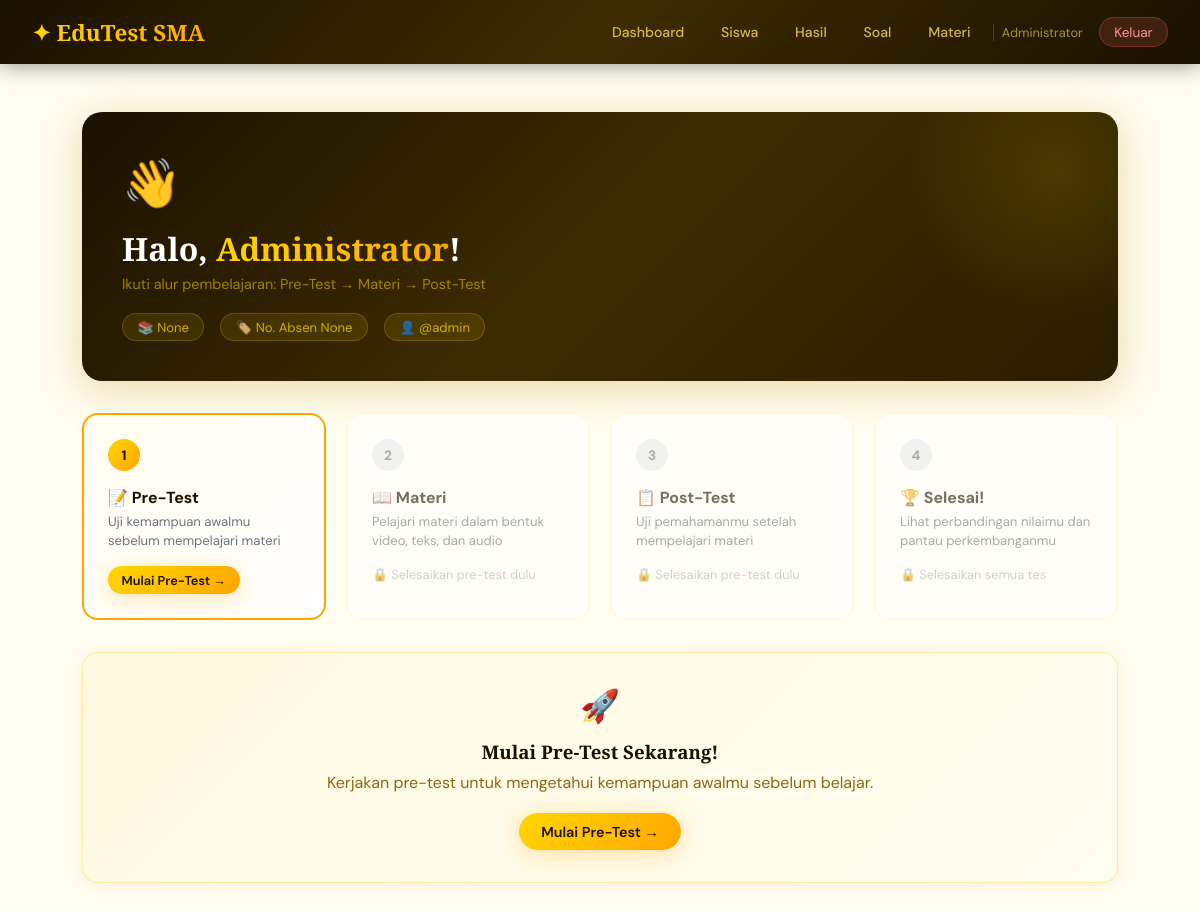
The page /dashboard (signed in) on the database its author committed.
### app.py (models this page shows)
class User(db.Model):
    id = db.Column(db.Integer, primary_key=True)
    nama = db.Column(db.String(100), nullable=False)
    username = db.Column(db.String(50), unique=True, nullable=False)
    password = db.Column(db.String(200), nullable=False)
    kelas = db.Column(db.String(20))
    no_absen = db.Column(db.String(10))
    is_admin = db.Column(db.Boolean, default=False)
    created_at = db.Column(db.DateTime, default=datetime.utcnow)
    results = db.relationship('TestResult', backref='user', lazy=True)

### app.py (the view)
@app.route('/dashboard')
@login_required
def dashboard():
    user = User.query.get(session['user_id'])
    pre_result = TestResult.query.filter_by(user_id=user.id, test_type='pre').first()
    post_result = TestResult.query.filter_by(user_id=user.id, test_type='post').first()
    return render_template('dashboard.html', user=user, pre_result=pre_result, post_result=post_result)

### app.py (called while the page is built)
def login_required(f):
    from functools import wraps
    @wraps(f)
    def decorated(*args, **kwargs):
        if 'user_id' not in session:
            flash('Silakan login terlebih dahulu.', 'warning')
            return redirect(url_for('login'))
        return f(*args, **kwargs)
    return decorated

### templates/dashboard.html (shortened to what this page needs)
{% extends 'base.html' %}
{% block content %}
<div class="main-content">
  <div class="welcome-banner">
    <div class="emoji">👋</div>
    <h1>Halo, <span>{{ user.nama }}</span>!</h1>
    <p>Ikuti alur pembelajaran: Pre-Test → Materi → Post-Test</p>
    <div class="info-chips">
      <span class="chip">📚 {{ user.kelas }}</span>
      <span class="chip">🏷️ No. Absen {{ user.no_absen }}</span>
      <span class="chip">👤 @{{ user.username }}</span>
    </div>
  </div>
  <div class="steps-grid">
    <div class="step-card {% if pre_result %}completed{% else %}active{% endif %}">
      <div class="step-num {% if pre_result %}done{% else %}now{% endif %}">{% if pre_result %}✓{% else %}1{% endif %}</div>
      <h3>📝 Pre-Test</h3>
      <p>Uji kemampuan awalmu sebelum mempelajari materi</p>
      {% if pre_result %}
        <div class="step-score {% if pre_result.nilai >= 75 %}great{% elif pre_result.nilai >= 50 %}good{% else %}ok{% endif %}">{{ "%.0f"|format(pre_result.nilai) }}</div>
        <div style="font-size:0.8rem; color:#6c757d;">{{ pre_result.jumlah_benar }}/{{ pre_result.total_soal }} benar</div>
        <div class="step-action"><a href="{{ url_for('result', test_type='pre') }}" class="btn btn-outline btn-sm">Lihat Hasil</a></div>
      {% else %}
        <div class="step-action"><a href="{{ url_for('pretest') }}" class="btn btn-primary btn-sm">Mulai Pre-Test →</a></div>
      {% endif %}
    </div>
    <div class="step-card {% if pre_result %}active{% else %}locked{% endif %}">
      <div class="step-num {% if pre_result %}now{% else %}wait{% endif %}">2</div>
      <h3>📖 Materi</h3>
      <p>Pelajari materi dalam bentuk video, teks, dan audio</p>
      {% if pre_result %}
        <div class="step-action"><a href="{{ url_for('materi') }}" class="btn btn-primary btn-sm">Buka Materi →</a></div>
      {% else %}
        <div style="margin-top:1rem; font-size:0.8rem; color:#adb5bd;">🔒 Selesaikan pre-test dulu</div>
      {% endif %}
    </div>
    <div class="step-card {% if post_result %}completed{% elif pre_result %}active{% else %}locked{% endif %}">
      <div class="step-num {% if post_result %}done{% elif pre_result %}now{% else %}wait{% endif %}">{% if post_result %}✓{% else %}3{% endif %}</div>
      <h3>📋 Post-Test</h3>
      <p>Uji pemahamanmu setelah mempelajari materi</p>
      {% if post_result %}
        <div class="step-score {% if post_result.nilai >= 75 %}great{% elif post_result.nilai >= 50 %}good{% else %}ok{% endif %}">{{ "%.0f"|format(post_result.nilai) }}</div>
        <div style="font-size:0.8rem; color:#6c757d;">{{ post_result.jumlah_benar }}/{{ post_result.total_soal }} benar</div>
        <div class="step-action"><a href="{{ url_for('result', test_type='post') }}" class="btn btn-outline btn-sm">Lihat Hasil</a></div>
      {% elif pre_result %}
        <div class="step-action"><a href="{{ url_for('posttest') }}" class="btn btn-primary btn-sm">Mulai Post-Test →</a></div>
      {% else %}
        <div style="margin-top:1rem; font-size:0.8rem; color:#adb5bd;">🔒 Selesaikan pre-test dulu</div>
      {% endif %}
    </div>
    <div class="step-card {% if post_result %}completed{% else %}locked{% endif %}">
      <div class="step-num {% if post_result %}done{% else %}wait{% endif %}">{% if post_result %}✓{% else %}4{% endif %}</div>
      <h3>🏆 Selesai!</h3>
      <p>Lihat perbandingan nilaimu dan pantau perkembanganmu</p>
      {% if post_result %}
        <div style="margin-top:0.75rem; font-size:0.85rem; color:#28a745; font-weight:600;">✅ Semua tahap selesai!</div>
      {% else %}
        <div style="margin-top:1rem; font-size:0.8rem; color:#adb5bd;">🔒 Selesaikan semua tes</div>
      {% endif %}
    </div>
  </div>
  {% if pre_result and post_result %}
  <div class="stats-row">
    <div class="stat-card">
      <h3>📊 Perbandingan Nilai</h3>
      <div class="comparison">
        <div class="comp-item">
          <div class="comp-val pre">{{ "%.0f"|format(pre_result.nilai) }}</div>
          <div class="comp-label">Pre-Test</div>
        </div>
        <div class="comp-arrow">→</div>
        <div class="comp-item">
          <div class="comp-val post">{{ "%.0f"|format(post_result.nilai) }}</div>
          <div class="comp-label">Post-Test</div>
        </div>
        <div class="comp-arrow">＝</div>
        <div class="comp-item">
          {% set diff = post_result.nilai - pre_result.nilai %}
          <div class="comp-diff {% if diff > 0 %}up{% elif diff < 0 %}down{% else %}same{% endif %}">
            {% if diff > 0 %}+{% endif %}{{ "%.0f"|format(diff) }}
          </div>
          <div class="comp-label">Selisih</div>
        </div>
      </div>
    </div>
    <div class="stat-card">
      <h3>📈 Progres Nilai</h3>
      <div class="perf-label"><span>Pre-Test</span><span>{{ "%.0f"|format(pre_result.nilai) }}/100</span></div>
      <div class="progress"><div class="progress-bar" style="width:{{ pre_result.nilai }}%"></div></div>
      <div class="perf-label"><span>Post-Test</span><span>{{ "%.0f"|format(post_result.nilai) }}/100</span></div>
      <div class="progress"><div class="progress-bar" style="width:{{ post_result.nilai }}%; background: linear-gradient(90deg, #28a745, #20c997)"></div></div>
    </div>
  </div>
  {% else %}
  <div class="card card-gold" style="text-align:center; padding: 2rem;">
    <div style="font-size:2rem; margin-bottom:0.75rem;">🚀</div>
    <h3 style="font-family:'Playfair Display',serif; margin-bottom:0.5rem;">Mulai Pre-Test Sekarang!</h3>
    <p style="color:#8B6914; margin-bottom:1.25rem;">Kerjakan pre-test untuk mengetahui kemampuan awalmu sebelum belajar.</p>
    <a href="{{ url_for('pretest') }}" class="btn btn-primary">Mulai Pre-Test →</a>
  </div>
  {% endif %}
</div>
{% endblock %}

### templates/base.html (shortened to what this page needs)
<!DOCTYPE html>
<html lang="id">
<head>
</head>
<body>
  {% if session.user_id %}
  <nav class="navbar">
    <a class="navbar-brand" href="{{ url_for('dashboard') if not session.is_admin else url_for('admin_dashboard') }}">
      ✦ EduTest SMA
    </a>
    <div class="navbar-nav">
      {% if session.is_admin %}
        <a class="nav-link" href="{{ url_for('admin_dashboard') }}"><span>Dashboard</span></a>
        <a class="nav-link" href="{{ url_for('admin_siswa') }}"><span>Siswa</span></a>
        <a class="nav-link" href="{{ url_for('admin_hasil') }}"><span>Hasil</span></a>
        <a class="nav-link" href="{{ url_for('admin_soal') }}"><span>Soal</span></a>
        <a class="nav-link" href="{{ url_for('admin_materi') }}"><span>Materi</span></a>
      {% endif %}
      <span class="user-badge">{{ session.nama }}</span>
      <a class="btn-logout" href="{{ url_for('logout') }}">Keluar</a>
    </div>
  </nav>
  {% endif %}
  <div class="alerts">
  </div>
  {% block content %}{% endblock %}
</body>
</html>

### templates/base.html (style rules this page uses)
:root { --gold-1: #FFD700; --gold-2: #FFA500; --gold-3: #FF8C00; --gold-dark: #B8860B; --cream: #FFFDF0; --warm-white: #FEFEFE; --text-dark: #1A1200; --text-mid: #4A3800; --text-light: #8B6914; --shadow-gold: 0 4px 24px rgba(255, 165, 0, 0.3); --shadow-deep: 0 8px 40px rgba(184, 134, 11, 0.2); --radius: 16px; --radius-sm: 8px; }
* { margin: 0; padding: 0; box-sizing: border-box; }
body { font-family: 'DM Sans', sans-serif; background: var(--cream); color: var(--text-dark); min-height: 100vh; }
.navbar { background: linear-gradient(135deg, #1A1200 0%, #3D2B00 50%, #1A1200 100%); padding: 0 2rem; display: flex; align-items: center; justify-content: space-between; height: 64px; position: sticky; top: 0; z-index: 100; box-shadow: 0 2px 20px rgba(0,0,0,0.4); }
.navbar-brand { font-family: 'Playfair Display', serif; font-size: 1.4rem; font-weight: 900; background: linear-gradient(135deg, var(--gold-1), var(--gold-2)); -webkit-background-clip: text; -webkit-text-fill-color: transparent; text-decoration: none; }
.navbar-nav { display: flex; gap: 0.5rem; align-items: center; }
.nav-link { color: rgba(255,220,100,0.8); text-decoration: none; padding: 0.4rem 0.9rem; border-radius: 20px; font-size: 0.88rem; font-weight: 500; transition: all 0.2s; }
.btn-logout { background: rgba(255,100,100,0.15); color: #ff9999; border: 1px solid rgba(255,100,100,0.3); padding: 0.35rem 0.9rem; border-radius: 20px; text-decoration: none; font-size: 0.85rem; transition: all 0.2s; }
.user-badge { color: rgba(255,220,100,0.6); font-size: 0.8rem; padding: 0 0.5rem; border-left: 1px solid rgba(255,215,0,0.2); }
.alerts { padding: 1rem 2rem 0; max-width: 1100px; margin: 0 auto; }
.main-content { max-width: 1100px; margin: 0 auto; padding: 2rem; }
.card { background: white; border-radius: var(--radius); padding: 1.75rem; box-shadow: 0 2px 16px rgba(184,134,11,0.1); border: 1px solid rgba(255,215,0,0.15); }
.card-gold { background: linear-gradient(135deg, #FFF9E0 0%, #FFFDF0 100%); border: 1px solid rgba(255,200,0,0.3); }
.btn { display: inline-flex; align-items: center; gap: 0.4rem; padding: 0.6rem 1.4rem; border-radius: 30px; font-weight: 600; font-size: 0.9rem; text-decoration: none; border: none; cursor: pointer; transition: all 0.25s; font-family: 'DM Sans', sans-serif; }
.btn-primary { background: linear-gradient(135deg, var(--gold-1) 0%, var(--gold-2) 100%); color: #1A1200; box-shadow: var(--shadow-gold); }
.btn-sm { padding: 0.35rem 0.85rem; font-size: 0.8rem; }

### rows shown on the page
User: nama "Administrator", kelas "None", no_absen "None", username "admin"
